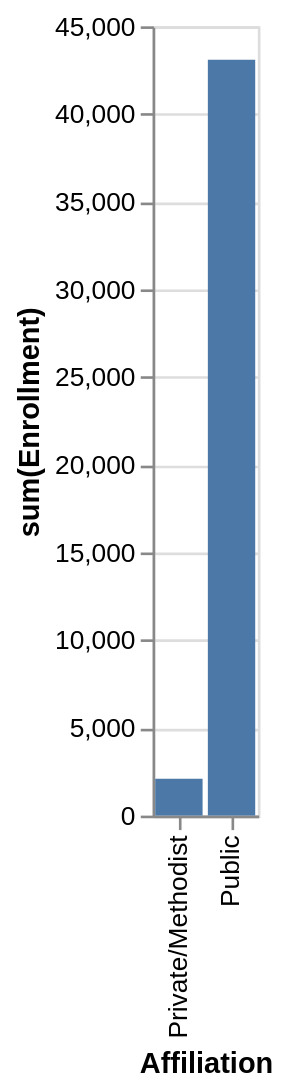

Write a Vega-Lite specification for this figure.
### Vega-Lite specification from a JSON file in a GitHub repository (floating-point values rounded to 4 significant figures)
{"data": {"values": [{"x_data": "Private/Methodist", "y_data": 2100}, {"x_data": "Public", "y_data": 43092}]}, "mark": "bar", "encoding": {"x": {"field": "x_data", "type": "nominal", "title": "Affiliation", "sort": "ascending"}, "y": {"field": "y_data", "type": "quantitative", "title": "sum(Enrollment)"}}}
